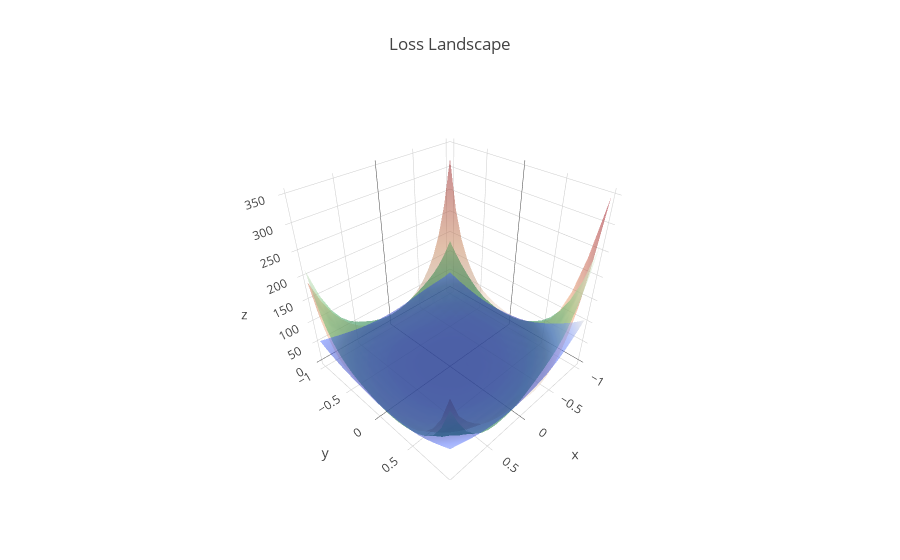
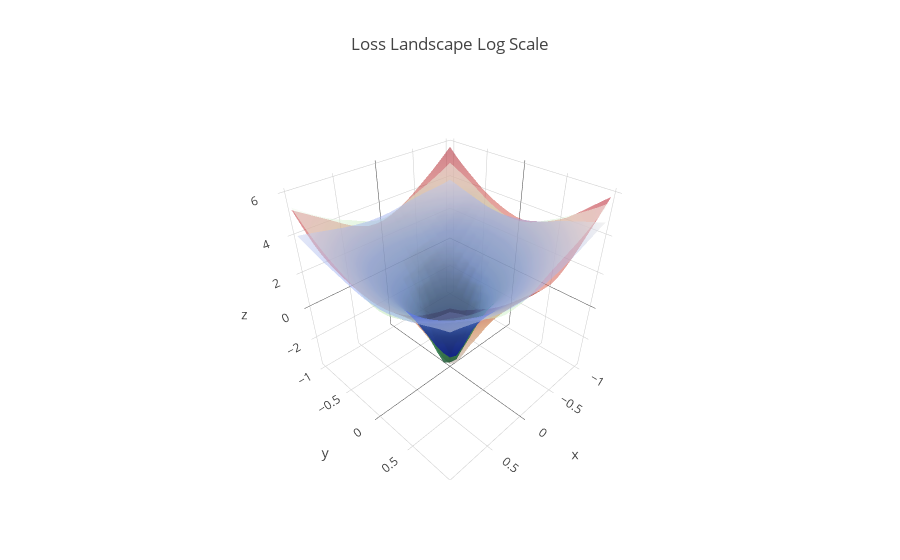

These figures' notebook cell, in order:
### Code cell
overlap_three(a_loss_list_1,b_loss_list_1,c_loss_list_1)

### Figure 1 — Plotly figure (JSON) as saved in the notebook; plotly's stock layout.template omitted (floating-point values rounded to 4 significant figures; data arrays with more than 128 entries replaced by an {"elided": "..."} marker saying what was removed)
{"data": [{"colorscale": "Reds", "name": "Normal", "opacity": 0.5, "showscale": false, "type": "surface", "uid": "2f3143a3-a3f4-4440-8b38-4bd4eeba4c98", "x": {"elided": "21x21 float values"}, "y": {"elided": "21x21 float values"}, "z": {"elided": "21x21 float values"}}, {"colorscale": "Greens", "name": "Batch Norm", "opacity": 0.5, "showscale": false, "type": "surface", "uid": "cfb35ce2-aedb-4e9c-8d6f-2eb089226a47", "x": {"elided": "21x21 float values"}, "y": {"elided": "21x21 float values"}, "z": {"elided": "21x21 float values"}}, {"colorscale": "Blues", "name": "Local Norm", "opacity": 0.5, "showscale": false, "type": "surface", "uid": "96287e7b-191f-4845-bd69-6cfef23308d5", "x": {"elided": "21x21 float values"}, "y": {"elided": "21x21 float values"}, "z": {"elided": "21x21 float values"}}], "layout": {"autosize": true, "showlegend": true, "title": "Loss Landscape"}}

### Figure 2 — Plotly figure (JSON) as saved in the notebook; plotly's stock layout.template omitted (floating-point values rounded to 4 significant figures; data arrays with more than 128 entries replaced by an {"elided": "..."} marker saying what was removed)
{"data": [{"colorscale": "Reds", "name": "Normal", "opacity": 0.5, "showscale": false, "type": "surface", "uid": "810b340f-0b08-4e12-ab0f-f2297e57056e", "x": {"elided": "21x21 float values"}, "y": {"elided": "21x21 float values"}, "z": {"elided": "21x21 float values"}}, {"colorscale": "Greens", "name": "Batch Norm", "opacity": 0.5, "showscale": false, "type": "surface", "uid": "b2d4cc61-9d86-42db-a56b-68487012487f", "x": {"elided": "21x21 float values"}, "y": {"elided": "21x21 float values"}, "z": {"elided": "21x21 float values"}}, {"colorscale": "Blues", "name": "Local Norm", "opacity": 0.5, "showscale": false, "type": "surface", "uid": "a877cc6f-5661-492e-ae9b-746878f07f9f", "x": {"elided": "21x21 float values"}, "y": {"elided": "21x21 float values"}, "z": {"elided": "21x21 float values"}}], "layout": {"autosize": true, "showlegend": true, "title": "Loss Landscape Log Scale"}}
